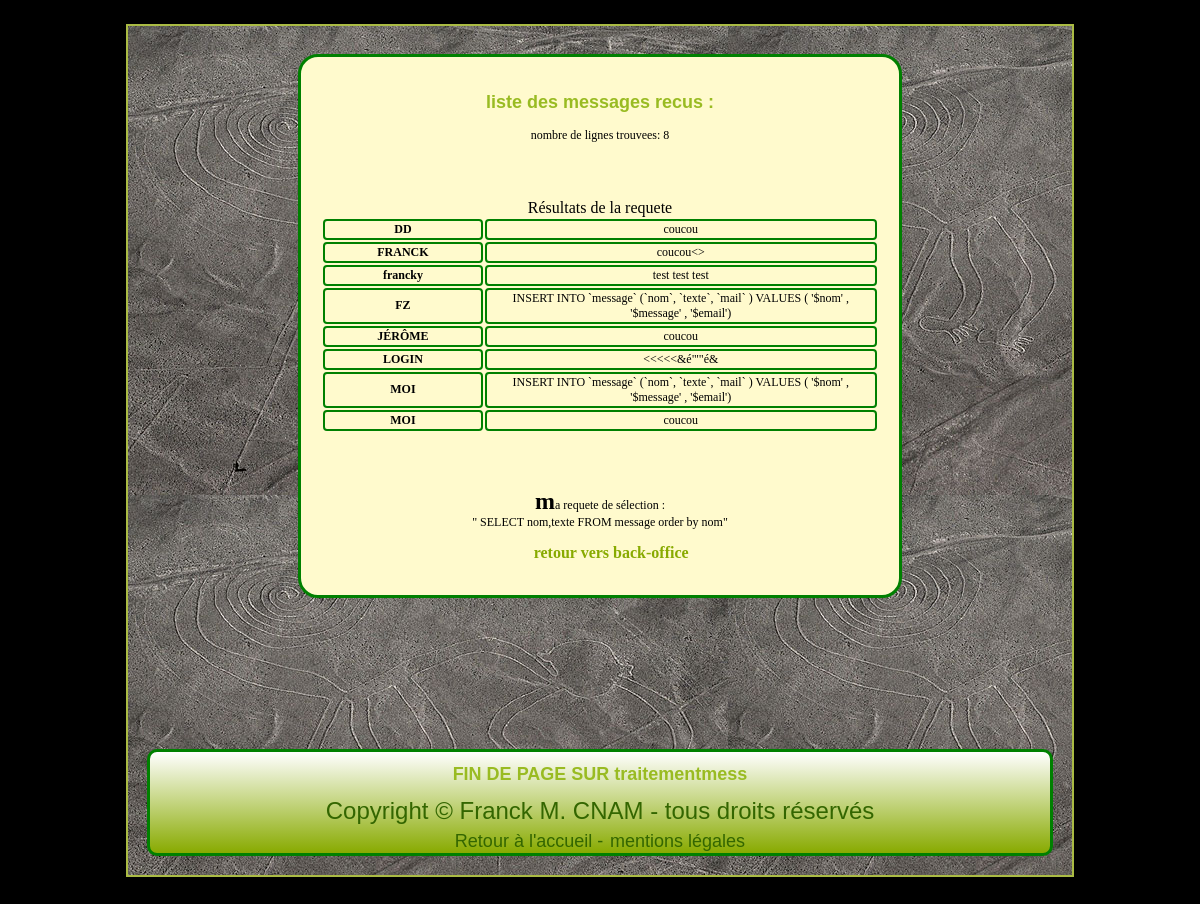
The page /php/traitement-mess.php on the database its author committed.
### tables this page shows
CREATE TABLE `message` (
  `id` int(11) NOT NULL,
  `nom` varchar(25) NOT NULL,
  `texte` varchar(1000) NOT NULL,
  `tel` int(10) NOT NULL,
  `mail` varchar(25) NOT NULL
);

### php/inc/connexion.inc.php (the view, shortened to what this page needs)
<?php
function AffMessTAB($requete) {
if ( $_SERVER['HTTP_HOST'] == 'localhost' ) {
  $serveur=$_SERVER['HTTP_HOST'] ;
  $loginserveur='root' ;
  $mdpserveur='' ;
  $nombdd='u128572442_myst' ;
}
  $con = mysqli_connect ($serveur,$loginserveur,$mdpserveur)
  or die("impossible de se connecter : " .mysqli_error()) ;
  $con->set_charset('utf8');
  mysqli_select_db($con,$nombdd)
  or die("impossible de selecter la base: " .mysqli_error()) ;
  $resultat1 = mysqli_query($con,$requete) or die('Erreur SQL !<br>'.$requete.'<br>'.mysqli_error());
  $resultat2=mysqli_num_rows($resultat1);
   echo "nombre de lignes trouvees: " . $resultat2 . "<br />";  ?>
   <TABLE ><CAPTION> Résultats de la requete </CAPTION>
    <?php
    while($data = mysqli_fetch_assoc($resultat1)) {  ?>
    <TR><TH> <?php echo $data['nom'] ; ?> </TH><TD> <?php echo $data['texte'] ; ?> </TD></TR>
    <?php }  ?>
   </TABLE>
  <?php
  }
  ?>

### css/standard.css (style rules this page uses)
table { margin:10% auto 10% auto; border-radius:10px 10px 10px 10px ; width: 100%; table-layout: fixed; }
td { width :70% ; word-wrap: break-word; text-overflow: ellipsis; }
caption { font-Size:16px }
th { width:20px; }
td,th,tr { border:2px solid green;border-radius:4px 4px 4px 4px }

### rows shown on the page
message: nom "DD", texte "coucou"
message: nom "FRANCK", texte "coucou<>"
message: nom "francky", texte "test test test"
message: nom "FZ", texte "INSERT INTO `message` (`nom`, `texte`, `mail` ) VALUES ( '$nom' , '$message' , '$email')"
message: nom "JÉRÔME", texte "coucou"
message: nom "LOGIN", texte "<<<<<&é\"'\"é&"
message: nom "MOI", texte "INSERT INTO `message` (`nom`, `texte`, `mail` ) VALUES ( '$nom' , '$message' , '$email')"
message: nom "MOI", texte "coucou"

### other values the page prints
$resultat2 "8"
$requete "SELECT nom,texte FROM message order by nom"
$param "traitementmess"
